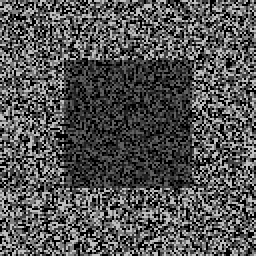
#> input picture PS2-all/Data/leftTest.png, 128 x 128 px, found by its file name (shown 2 times larger)
$ python ps2-1.py   (older library calls are emulated)
#> lines starting #> are read from the running program, lines starting #| are printed output that depends on the picture; after the words box and inside, x2 and y2 are one past the last pixel; in counts of white or black regions, pixels touching at a corner belong together
### PS2-all/PS2-code/Functions.py
import numpy as np
import cv2
from math import *
from time import time

def disparity_ssd(img_source, img_target, windows_size, max_d, lefttoright):
    run_start = time()
    img_source = np.matrix(img_source, dtype = "uint32")
    img_target = np.matrix(img_target, dtype = "uint32")

    rows, cols = img_source.shape

    D = np.zeros([rows, cols], dtype="uint8")

    for r in range(int(floor(windows_size / 2.0)), int(rows - floor(windows_size / 2.0))):

        for c in range(int(floor(windows_size / 2.0)), int(cols - floor(windows_size / 2.0))):

            min_r = int(r-floor(windows_size/2.0))
            max_r = int(r+ceil(windows_size/2.0))
            min_c = int(c-floor(windows_size/2.0))
            max_c = int(c+ceil(windows_size/2.0))

            source_windows = img_source[min_r:max_r, min_c:max_c]
            square_diff = []
            index_target = []

            if (lefttoright == 1):
                direction = 1
                max_displacement = int(cols - ceil(windows_size/2.0) - c)
            else:
                direction = -1
                max_displacement = int(c - floor(windows_size/2.0))


            for d in range(int(np.clip(max_d, 0, max_displacement+1))):
                target_windows = img_target[min_r:max_r, (min_c + direction * d):(max_c + direction * d)]
                square_diff.append(np.sum(np.power(source_windows - target_windows, 2)))
                index_target.append(c + direction * d)

            index_square_diff_min = index_target[square_diff.index(min(square_diff))]

            D[r, c] = direction * index_square_diff_min - direction * c
    run_end = time()
    print("The image run takes {:.3f} mins".format((run_end - run_start) / 60))
    return D


# [38 lines left out: function disparity_correlation, not called in this run]

### PS2-all/PS2-code/ps2-1.py
import os
import numpy as np
import cv2
import matplotlib.pyplot  as plt
from Functions import disparity_ssd

os.chdir("/Users/melisandezonta/Documents/Documents/GTL_courses_second_semester/Computer-Vision/PS2-all/PS2-images/")

img_left  = cv2.cvtColor(cv2.imread("leftTest.png"), cv2.COLOR_BGR2GRAY)
#> img_left: shape (128, 128); min 0, max 191, mean 83.5
img_right = cv2.cvtColor(cv2.imread("rightTest.png"), cv2.COLOR_BGR2GRAY)
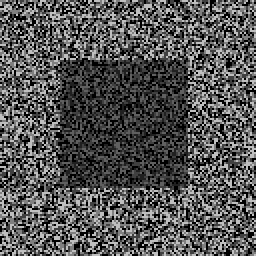
#> input picture PS2-all/Data/rightTest.png, 128 x 128 px, found by its file name (shown 2 times larger)
#> img_right: shape (128, 128); min 0, max 191, mean 83.5

plt.subplot(2,2,1)
plt.imshow(img_left, cmap="gray")
plt.draw()

plt.subplot(2,2,2)
plt.imshow(img_right, cmap="gray")
plt.draw()

D_L = disparity_ssd(img_left,  img_right, 9, 5, 0) # left to right
#> after the loop in disparity_ssd, `for r in range(int(floor(windows_size / 2.0)), int(rows - floor(window..`:
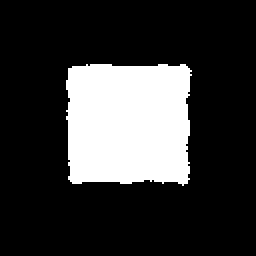
#> D: shape (128, 128) (shown 2 times larger); values 0 (black) and 2 (white), 21.6% white; 1 white region, box (x1, y1, x2, y2) and area: (33, 32, 96, 93) 3535
D_R = disparity_ssd(img_right, img_left,  9, 5, 1) # right to left
#> call 2 of disparity_ssd, with windows_size = 9, max_d = 5, lefttoright = 1
#> in disparity_ssd (call 2), `D = np.zeros([rows, cols], dtype="uint8")`: D: shape (128, 128); every value is 0
#> after the loop in disparity_ssd (call 2), `for r in range(int(floor(windows_size / 2.0)), int(rows - floor(window..`:
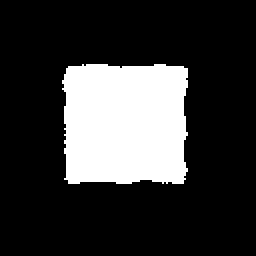
#> D: shape (128, 128) (shown 2 times larger); values 0 (black) and 2 (white), 21.5% white; 1 white region, box (x1, y1, x2, y2) and area: (31, 32, 94, 92) 3529

D_L = cv2.normalize(D_L, D_L, alpha=0, beta=255, norm_type=cv2.NORM_MINMAX, dtype=cv2.CV_8U)
D_R = cv2.normalize(D_R, D_R, alpha=0, beta=255, norm_type=cv2.NORM_MINMAX, dtype=cv2.CV_8U)

plt.subplot(2, 2, 3)
plt.imshow(D_L, cmap="gray")
plt.draw()
cv2.imwrite("ps2-1-a-lefttoright.png", D_L)

plt.subplot(2, 2, 4)
plt.imshow(D_R, cmap="gray")
plt.draw()
cv2.imwrite("ps2-1-a-righttoleft.png", D_R)

plt.show()
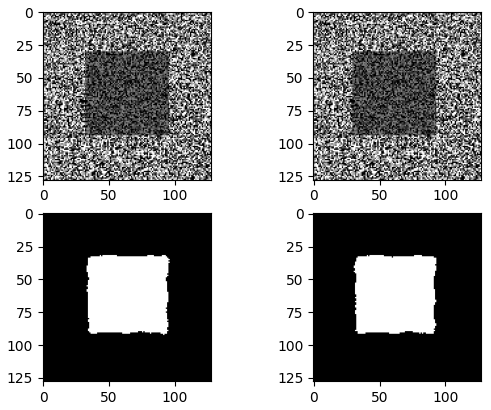
#> figure drawn by matplotlib, 4 panels
